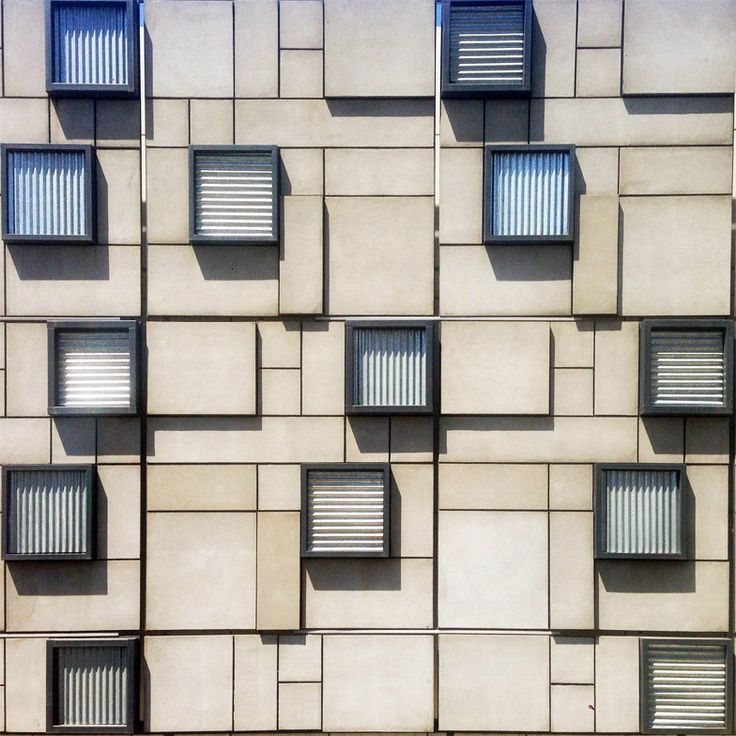
#> input picture rectangleDetection/images/image1.jpg, 736 x 736 px, given as the content of the folder edgeImages, which was not available
$ python rectangleDetection.py   (older library calls are emulated)
#> lines starting #> are read from the running program, lines starting #| are printed output that depends on the picture
# TODO figure how to use the function from common location
# from ../util/cvUtil import auto_canny

import matplotlib.pyplot as plt
import cv2
import numpy as np
import glob
import scipy.misc
import os


# This method is useful for applying Canny filter and automatically determining the thresholds.
# TODO move to util
# [68 lines left out: functions auto_canny, transform_to_edge_images, plot_image_array, plot_hough_lines, getLength, not called in this run]

edgeImagePaths = glob.glob("edgeImages/*.jpg")
edgeImageArray = []
# Read edge images
for edgeImage in edgeImagePaths:
    e_image = cv2.imread(edgeImage)
#> e_image is the input picture: shape (736, 736, 3); mean B, G, R 157.8, 164.4, 168.7
    gray_e = cv2.cvtColor(e_image, cv2.COLOR_BGR2GRAY)
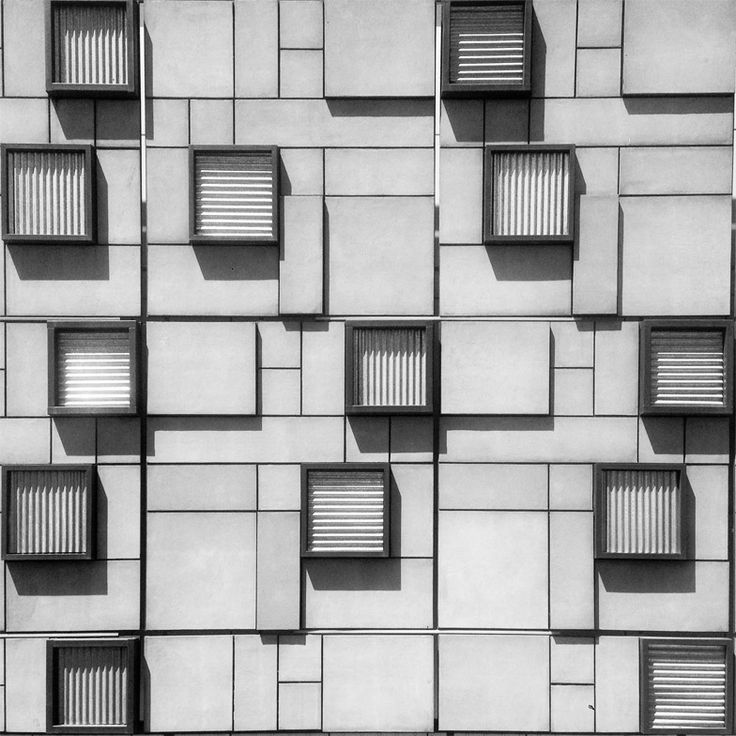
#> gray_e: shape (736, 736); min 0, max 255, mean 164.9
    edgeImageArray.append(gray_e)
edgeImageArray = np.array(edgeImageArray)
# plot_image_array(edgeImageArray)


# [176 lines left out: functions hough_transform, valid_point, round_tup, hough_transform_gradient, top_n_rho_theta_pairs, draw_rho_theta_pairs, not called in this run]


image_paths = glob.glob("images/*.jpg")
#> (the run stopped early here; a loop or call above may not have finished)

$ run again, on rectangleDetection/images/image5.jpg
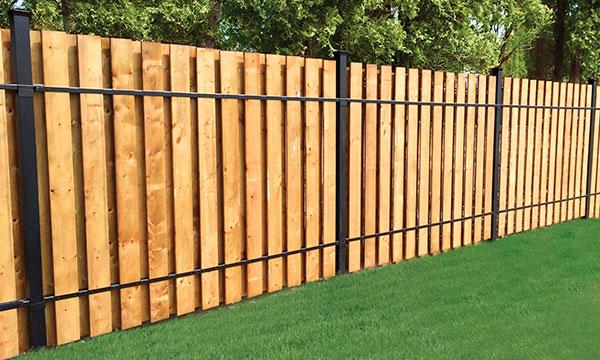
#> input picture rectangleDetection/images/image5.jpg, 600 x 360 px, given as the content of the folder edgeImages, which was not available
#> e_image is the input picture: shape (360, 600, 3); mean B, G, R 81, 134, 151.5
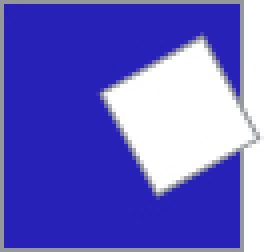
#> input picture rectangleDetection/images/simpleRectangle.jpg, 66 x 63 px (shown 4 times larger)
#> image is the input picture: shape (63, 66, 3); mean B, G, R 199.2, 100.5, 104.1
#> v = 52
#> lower = 34
#> upper = 69
#> in auto_canny, `edged = cv2.Canny(image, lower, upper)`:
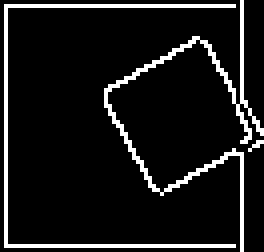
#> edged: shape (63, 66) (shown 4 times larger); 9.3% white in thin lines or dots

$ run again, on rectangleDetection/images/image6.jpg
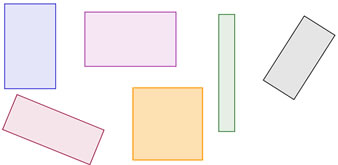
#> input picture rectangleDetection/images/image6.jpg, 338 x 165 px, given as the content of the folder edgeImages, which was not available
#> e_image is the input picture: shape (165, 338, 3); mean B, G, R 238.9, 240, 245.8
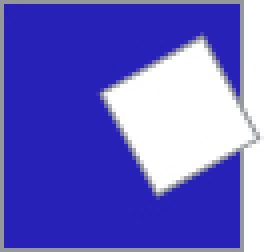
#> input picture rectangleDetection/images/simpleRectangle.jpg, 66 x 63 px (shown 4 times larger)
#> image is the input picture: shape (63, 66, 3); mean B, G, R 199.2, 100.5, 104.1
#> v = 52
#> lower = 34
#> upper = 69
#> in auto_canny, `edged = cv2.Canny(image, lower, upper)`:
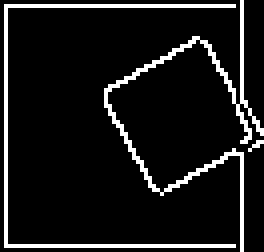
#> edged: shape (63, 66) (shown 4 times larger); 9.3% white in thin lines or dots
